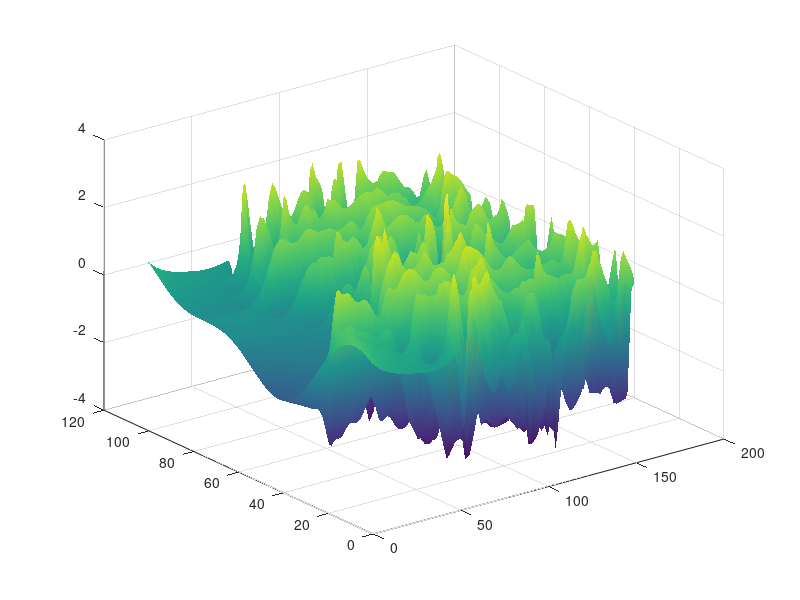

Here is the MATLAB script that generated this plot: (Note: this script raises an error after producing the figure.)
% kursiv.m - solution of Kuramoto-Sivashinsky equation by ETDRK4 scheme
%
% u_t = -u*u_x - u_xx - u_xxxx, periodic BCs on [0,32*pi]
% computation is based on v = fft(u), so linear term is diagonal
% compare p27.m in Trefethen, "Spectral Methods in MATLAB", SIAM 2000
% AK Kassam and LN Trefethen, July 2002

% Spatial grid and initial condition:
N = 128;
x = 32*pi*(1:N)'/N;
u = cos(x/16).*(1+sin(x/16));
v = fft(u);

% Precompute various ETDRK4 scalar quantities:
h = 1/4; % time step
k = [0:N/2-1 0 -N/2+1:-1]'/16; % wave numbers
L = k.^2 - k.^4; % Fourier multipliers
E = exp(h*L); E2 = exp(h*L/2);
M = 16; % no. of points for complex means
r = exp(1i*pi*((1:M)-.5)/M); % roots of unity
LR = h*L(:,ones(M,1)) + r(ones(N,1),:);
Q = h*real(mean( (exp(LR/2)-1)./LR ,2));
f1 = h*real(mean( (-4-LR+exp(LR).*(4-3*LR+LR.^2))./LR.^3 ,2));
f2 = h*real(mean( (2+LR+exp(LR).*(-2+LR))./LR.^3 ,2));
f3 = h*real(mean( (-4-3*LR-LR.^2+exp(LR).*(4-LR))./LR.^3 ,2));

% Main time-stepping loop:
uu = u; tt = 0;
tmax = 150; nmax = round(tmax/h); nplt = floor((tmax/100)/h);
g = -0.5i*k;
for n = 1:nmax
    t = n*h;
    Nv = g.*fft(real(ifft(v)).^2);
    a = E2.*v + Q.*Nv;
    Na = g.*fft(real(ifft(a)).^2);
    b = E2.*v + Q.*Na;
    Nb = g.*fft(real(ifft(b)).^2);
    c = E2.*a + Q.*(2*Nb-Nv);
    Nc = g.*fft(real(ifft(c)).^2);
    v = E.*v + Nv.*f1 + 2*(Na+Nb).*f2 + Nc.*f3;
    if mod(n,nplt)==0
        u = real(ifft(v));
        uu = [uu,u]; tt = [tt,t];
    end
end

% Plot results:
surf(tt,x,uu), shading interp, lighting phong, axis tight
view([-90 90]), colormap(autumn); set(gca,'zlim',[-5 50])
light('color',[1 1 0],'position',[-1,2,2])
material([0.30 0.60 0.60 40.00 1.00]);